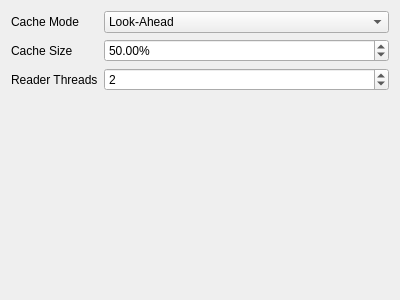
<?xml version="1.0" encoding="UTF-8"?>
<ui version="4.0">
 <class>cachingSettings</class>
 <widget class="QWidget" name="cachingSettings">
  <property name="geometry">
   <rect>
    <x>0</x>
    <y>0</y>
    <width>400</width>
    <height>300</height>
   </rect>
  </property>
  <property name="windowTitle">
   <string>Form</string>
  </property>
  <layout class="QFormLayout" name="formLayout">
   <item row="0" column="0">
    <widget class="QLabel" name="cacheModeLabel">
     <property name="text">
      <string>Cache Mode</string>
     </property>
    </widget>
   </item>
   <item row="0" column="1">
    <widget class="QComboBox" name="cacheModeComboBox">
     <item>
      <property name="text">
       <string>Look-Ahead</string>
      </property>
     </item>
     <item>
      <property name="text">
       <string>No Caching</string>
      </property>
     </item>
    </widget>
   </item>
   <item row="1" column="0">
    <widget class="QLabel" name="cacheSizeLabel">
     <property name="text">
      <string>Cache Size</string>
     </property>
    </widget>
   </item>
   <item row="1" column="1">
    <widget class="QDoubleSpinBox" name="cacheSizeDoubleSpinBox">
     <property name="suffix">
      <string>%</string>
     </property>
     <property name="value">
      <double>50.000000000000000</double>
     </property>
    </widget>
   </item>
   <item row="2" column="0">
    <widget class="QLabel" name="readerThreadsLabel">
     <property name="text">
      <string>Reader Threads</string>
     </property>
    </widget>
   </item>
   <item row="2" column="1">
    <widget class="QSpinBox" name="readerThreadsSpinBox">
     <property name="value">
      <number>2</number>
     </property>
    </widget>
   </item>
  </layout>
 </widget>
 <resources/>
 <connections/>
</ui>
